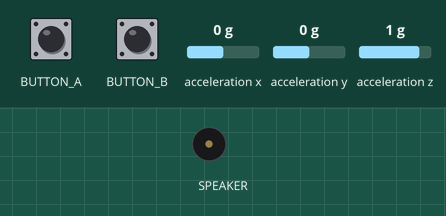
The program below on a simulated Circuit Playground running CircuitPython. Shown: buzzer (waves = sounding). Inputs (shaded band) come from the test bench; at power-on: acceleration x 0 g, acceleration y 0 g, acceleration z 1 g.

Above: at 1.2 s.
1.3 s: button A pressed for 0.15 s
At 1.55 s:
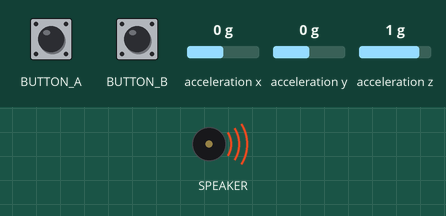
3.1 s: button B pressed for 1 s
At 5.1 s:
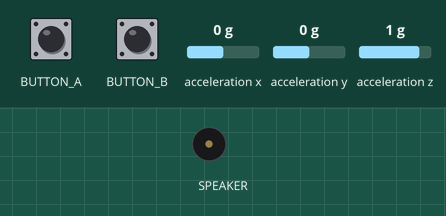
6.1 s: button B pressed for 3.2 s
At 6.25 s:
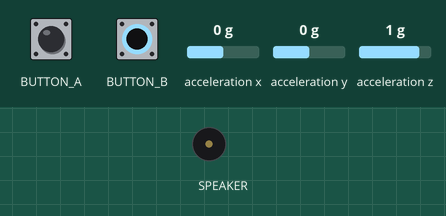
10.8 s: button A pressed for 3.2 s
At 10.95 s:
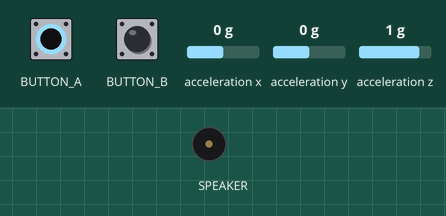
Timing chart, 0 to 15.4 s (numbered marks = the images above; inputs shaded):
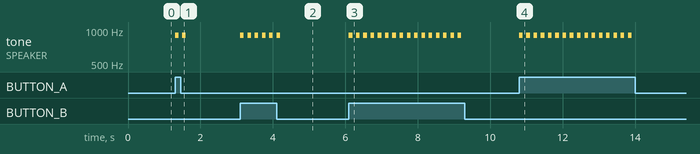

Measured:
- after the input at 1.3 s, tone on SPEAKER: alternates 900 Hz for 0.10 s and silent for 0.10 s, 4 changes in all, then stays silent, starting at once
- after the input at 3.1 s, tone on SPEAKER: alternates 900 Hz for 0.10 s and silent for 0.10 s, 12 changes in all, then stays silent, starting at once
- after the input at 6.1 s, tone on SPEAKER: alternates 900 Hz for 0.10 s and silent for 0.10 s, 32 changes in all, then stays silent, starting at once
- after the input at 10.8 s, tone on SPEAKER: alternates 900 Hz for 0.10 s and silent for 0.10 s, 32 changes in all, then stays silent, starting at once

The program:

slouch_detector_v3.py
```python
# (licence header left out)
import time
import math
from adafruit_circuitplayground.express import cpx

SLOUCH_ANGLE    = 10.0
SLOUCH_TIME     = 3
GRAVITY         = 9.80665

# Initialize target angle to zero
target_angle = 0
slouching = False

# Loop forever
while True:
    # Compute current angle
    current_angle = math.asin(-cpx.acceleration[2] / GRAVITY)
    current_angle = math.degrees(current_angle)

    # Set target angle on button press
    if cpx.button_a or cpx.button_b:
        target_angle = current_angle
        cpx.play_tone(900, 0.1)
        time.sleep(0.1)
        cpx.play_tone(900, 0.1)
        time.sleep(0.1)

    # Check for slouching
    if current_angle - target_angle > SLOUCH_ANGLE:
        if not slouching:
            slouch_start_time = time.monotonic()
        slouching = True
    else:
        slouching = False

    # If we are slouching
    if slouching:
        # Check how long we've been slouching
        if time.monotonic() - slouch_start_time > SLOUCH_TIME:
            # Play a tone
            cpx.play_tone(800, 0.5)
```
